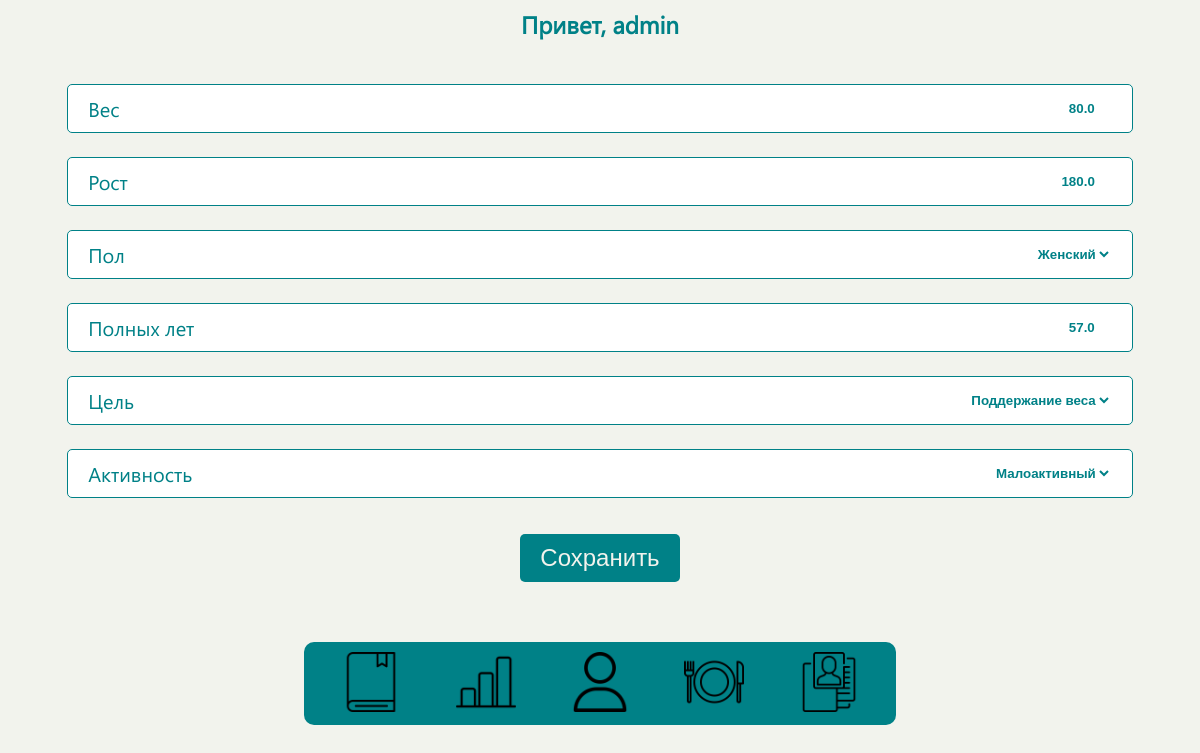
Before: /edit_person_info/ (signed in) with the older database file.
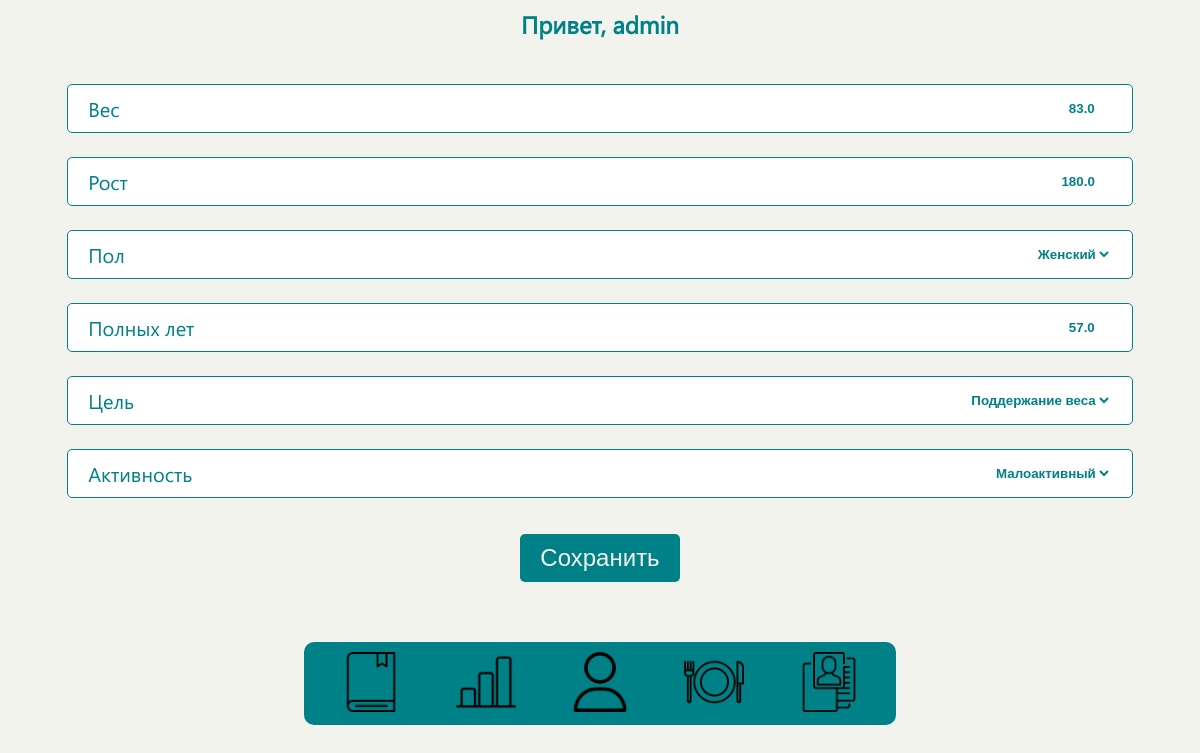
After: the same page with the newer database file.
### webflut/models.py (models this page shows, shortened)
class Personal_Inform(models.Model):
    user = models.ForeignKey(User, on_delete=models.CASCADE)  # Add this line
    first_name = models.CharField(max_length=10)
    last_name = models.CharField(max_length=10)
    SEX_CHOICES = [
        ('M', 'Мужской'),
        ('F', 'Женский'),
        ('', ''),
    ]
    sex = models.CharField(max_length=1, choices=SEX_CHOICES, default='')
    date_of_birth = models.FloatField(default=0)
    weight = models.FloatField(default=0)
    height = models.FloatField(default=0)
    GOAL_CHOICES = [
        ('L', 'Снижение веса'),
        ('M', 'Набор веса'),
        ('F', 'Поддержание веса'),
    ]
    goals = models.CharField(max_length=1, choices=GOAL_CHOICES, default='L')
    ACTIVE_CHOICES = [
        ('L', 'Малоактивный'),
        ('M', 'Активный'),
    ]
    active = models.CharField(max_length=1, choices=ACTIVE_CHOICES, default='L')
    class Meta:
        verbose_name = 'Личная Информация'
        verbose_name_plural = 'Личная Информация'

### webflut/views.py (the view)
# urls.py: path('edit_person_info/', views.edit_person_info, name='edit_person_info'),
def edit_person_info(request):
    personal_info = Personal_Inform.objects.get(user=request.user)
    if request.method == 'POST':
        form = PersonalInformForm(request.POST, instance=personal_info)
        if form.is_valid():
            form.save()
            return redirect('edit_person_info')  # Redirect to the successful registration page
    else:
        form = PersonalInformForm(instance=personal_info)
    return render(request, 'edit_person_info.html', {'form': form, 'personal_info': personal_info})

### webflut/forms.py
class PersonalInformForm(forms.ModelForm):
    class Meta:
        model = Personal_Inform
        fields = ['weight', 'height', 'sex', 'date_of_birth', 'goals', 'active', ]

### webflut/templates/edit_person_info.html (shortened to what this page needs)
{% load static %}
{% load pwa %}
<!DOCTYPE html>
<html lang="en">
<head>
    <link href="{% static 'css/Profile Page/pers_info.css' %}" rel="stylesheet" />
</head>
<body>
    <text class="title">Привет, {{ request.user.username }}</text>
    <form method="post" style="margin-top: 20px;">
        {% for field in form %}
        <div class="common-class">
            {% if field.name == 'weight' %}
            <text>Вес</text>
            {% elif field.name == 'height' %}
            <text>Рост</text>
            {% elif field.name == 'sex' %}
            <text>Пол</text>
            {% elif field.name == 'date_of_birth' %}
            <text>Полных лет</text>
            {% elif field.name == 'goals' %}
            <text>Цель</text>
            {% elif field.name == 'active' %}
            <text>Активность</text>
            {% endif %}
            {{ field }}
        </div>
        {% endfor %}
        <button type="submit" class="general-button ">Сохранить</button>
    </form>
    {% block content %}
    {% include 'footer.html' %}
    {% endblock %}
</body>
</html>

Changed rows visible on the page:
changed Personal_Inform "Женский": weight "80.0" → "83.0"
